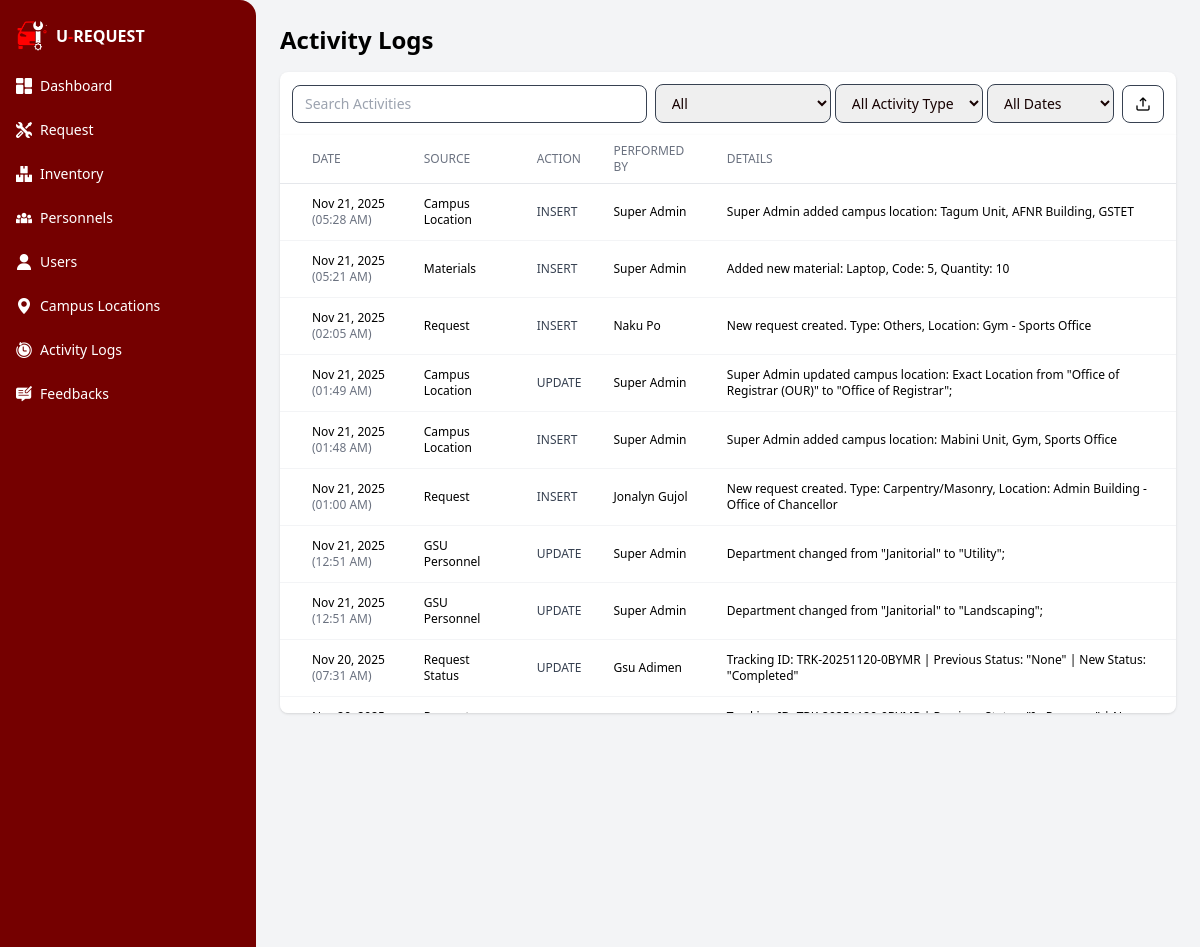
The app's page /app/modules/gsu_admin/views/logs.php (signed in, upper part), older data.
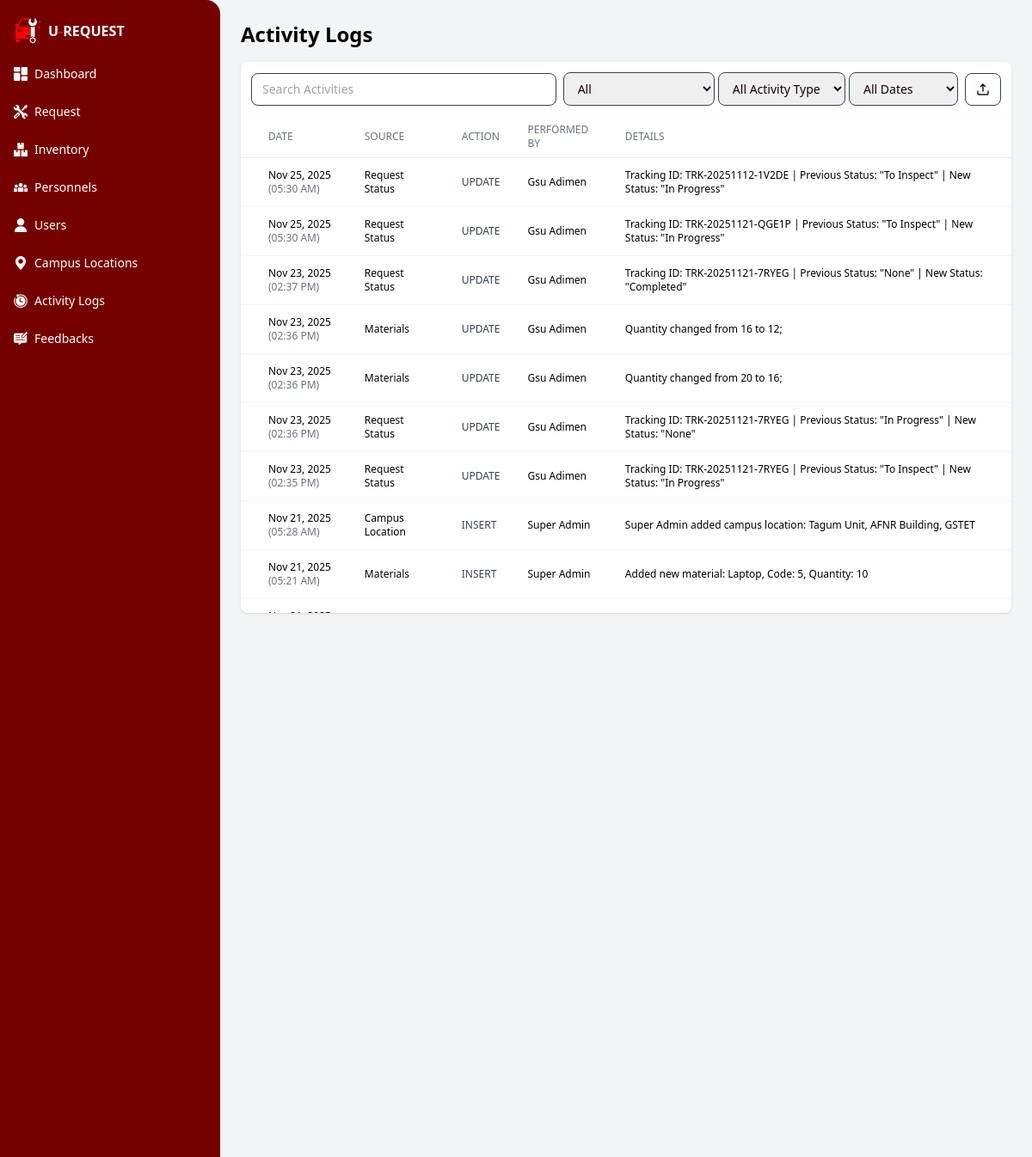
The same page, newer data.
### tables this page shows
CREATE TABLE `activity_logs` (
  `logs_id` int(10) unsigned NOT NULL AUTO_INCREMENT,
  `source` varchar(150) NOT NULL,
  `name` varchar(150) NOT NULL,
  `action` enum('INSERT','UPDATE','DELETE') NOT NULL,
  `description` text DEFAULT NULL,
  `changed_at` timestamp NOT NULL DEFAULT current_timestamp(),
  PRIMARY KEY (`logs_id`)
);

### app/core/BaseModel.php (called while the page is built, shortened)
<?php
class BaseModel {
    protected $host = 'localhost';
    protected $user = 'root';
    protected $pass = '';
    protected $name = 'u_request';
    private function connect() {
        $this->db = @new mysqli($this->host, $this->user, $this->pass, $this->name);
    }
}

### app/models/ActivityLogsModel.php (called while the page is built, shortened)
<?php
require_once __DIR__ . '/../core/BaseModel.php';
class ActivityLogsModel extends BaseModel {
   public function getLogs($sourceFilter = 'all', $actionFilter = 'all', $dateFilter = 'all', $limit = 100)
{
    $role = 'gsu';
    $accessLevelId = 0;
    if (isset($_SESSION['staff_id'])) {
        $staffId = $_SESSION['staff_id'];
        $stmt = $this->db->prepare("
            SELECT a.accessLevel_id, LOWER(aal.accessLevel_desc) AS role
            FROM administrator AS a
            JOIN admin_access_level AS aal ON a.accessLevel_id = aal.accessLevel_id
            WHERE a.staff_id = ?
        ");
        $stmt->bind_param("s", $staffId);
        $stmt->execute();
        $result = $stmt->get_result();
    }
    switch ($accessLevelId) {
        default: $role = 'gsu';
    }
    $accessRules = [
        'super' => [
            'gsu personnel', 'materials', 'request', 'request status',
            'assigned personnel', 'administrator', 'campus location',
            'driver', 'vehicle', 'vehicle request', 'vehicle request assignment', 'requester'
        ],
        'gsu' => [
            'gsu personnel', 'materials', 'request', 'request status',
            'assigned personnel', 'campus location'
        ],
        'motorpool' => [
            'driver', 'vehicle', 'vehicle request', 'vehicle request assignment'
        ]
    ];
    $allowedSources = $accessRules[$role] ?? [];
    $query = "
        SELECT
            changed_at AS timestamp,
            source,
            action AS action_type,
            name AS affected_item,
            description AS details
        FROM activity_logs
    ";
    $conditions = [];
    if (!empty($allowedSources)) {
        $escaped = array_map([$this->db, 'real_escape_string'], $allowedSources);
        $conditions[] = "source IN ('" . implode("','", $escaped) . "')";
    }
    $dateCondition = $this->buildDateCondition($dateFilter, 'changed_at');
    if (!empty($conditions)) {
        $query .= " WHERE " . implode(" AND ", $conditions);
    }
    $query .= " ORDER BY timestamp DESC LIMIT $limit";
    $result = $this->db->query($query);
    return $result ? $result->fetch_all(MYSQLI_ASSOC) : [];
}
    private function buildDateCondition($dateFilter, $column = 'changed_at') {
        switch ($dateFilter) {
            default: return "";
        }
    }
}

### app/controllers/ActivityLogsController.php (the view, shortened to what this page needs)
<?php
require_once __DIR__ . '/../models/ActivityLogsModel.php';
class ActivityLogsController {
    private $model;
    public function __construct() {
        $this->model = new ActivityLogsModel();
    }
    public function renderLogs($tableFilter = 'all', $actionFilter = 'all', $dateFilter = 'all') {
        $logs = $this->model->getLogs($tableFilter, $actionFilter, $dateFilter, 100);
        $html = "";
        foreach ($logs as $row) {
            $actionClass = "text-gray-700";
            $logData = htmlspecialchars(json_encode($row), ENT_QUOTES, 'UTF-8');
            $html .= '
            <tr
                data-log="' . $logData . '"
                @click="selected = JSON.parse($el.dataset.log); showDetails = true"
                class="hover:bg-gray-100 cursor-pointer text-left border-b border-gray-100 transition-colors duration-150 ease-in-out"
            >
                <td class="pl-8 py-3">
                ' . date('M d, Y', strtotime($row['timestamp'])) . '
                <span class="text-xs text-gray-500">(' . date('h:i A', strtotime($row['timestamp'])) . ')</span>
                </td>
                <td class="px-4 py-3">' . htmlspecialchars($row['source']) . '</td>
                <td class="px-4 py-3 ' . $actionClass . '">' . htmlspecialchars($row['action_type']) . '</td>
                <td class="px-4 py-3">' . htmlspecialchars($row['affected_item']) . '</td>
                <td class="px-4 py-3">' . htmlspecialchars($row['details']) . '</td>
            </tr>';
        }
        return $html;
    }
}

Row changes from the older to the newer data that the page shows:
no longer on this page (row unchanged): activity_logs: changed_at "Nov 21, 2025", changed_at "02:05 AM", source "Request", action "INSERT", name "Naku Po", description "New request created. Type: Others, Location: Gym - Sports Office"
no longer on this page (row unchanged): activity_logs: changed_at "Nov 21, 2025", changed_at "01:49 AM", source "Campus Location", action "UPDATE", name "Super Admin", description "Super Admin updated campus location: Exact Location from \"Office of Registrar (OUR)\" to \"Office of Registrar\";"
no longer on this page (row unchanged): activity_logs: changed_at "Nov 21, 2025", changed_at "01:48 AM", source "Campus Location", action "INSERT", name "Super Admin", description "Super Admin added campus location: Mabini Unit, Gym, Sports Office"
no longer on this page (row unchanged): activity_logs: changed_at "Nov 21, 2025", changed_at "01:00 AM", source "Request", action "INSERT", name "Jonalyn Gujol", description "New request created. Type: Carpentry/Masonry, Location: Admin Building - Office of Chancellor"
no longer on this page (row unchanged): activity_logs: changed_at "Nov 21, 2025", changed_at "12:51 AM", source "GSU Personnel", action "UPDATE", name "Super Admin", description "Department changed from \"Janitorial\" to \"Utility\";"
no longer on this page (row unchanged): activity_logs: changed_at "Nov 21, 2025", changed_at "12:51 AM", source "GSU Personnel", action "UPDATE", name "Super Admin", description "Department changed from \"Janitorial\" to \"Landscaping\";"
no longer on this page (row unchanged): activity_logs: changed_at "Nov 20, 2025", changed_at "07:31 AM", source "Request Status", action "UPDATE", name "Gsu Adimen", description "Tracking ID: TRK-20251120-0BYMR | Previous Status: \"None\" | New Status: \"Completed\""
added activity_logs: changed_at "Nov 25, 2025", changed_at "05:30 AM", source "Request Status", action "UPDATE", name "Gsu Adimen", description "Tracking ID: TRK-20251112-1V2DE | Previous Status: \"To Inspect\" | New Status: \"In Progress\""
added activity_logs: changed_at "Nov 25, 2025", changed_at "05:30 AM", source "Request Status", action "UPDATE", name "Gsu Adimen", description "Tracking ID: TRK-20251121-QGE1P | Previous Status: \"To Inspect\" | New Status: \"In Progress\""
added activity_logs: changed_at "Nov 23, 2025", changed_at "02:37 PM", source "Request Status", action "UPDATE", name "Gsu Adimen", description "Tracking ID: TRK-20251121-7RYEG | Previous Status: \"None\" | New Status: \"Completed\""
added activity_logs: changed_at "Nov 23, 2025", changed_at "02:36 PM", source "Materials", action "UPDATE", name "Gsu Adimen", description "Quantity changed from 16 to 12;"
added activity_logs: changed_at "Nov 23, 2025", changed_at "02:36 PM", source "Materials", action "UPDATE", name "Gsu Adimen", description "Quantity changed from 20 to 16;"
added activity_logs: changed_at "Nov 23, 2025", changed_at "02:36 PM", source "Request Status", action "UPDATE", name "Gsu Adimen", description "Tracking ID: TRK-20251121-7RYEG | Previous Status: \"In Progress\" | New Status: \"None\""
added activity_logs: changed_at "Nov 23, 2025", changed_at "02:35 PM", source "Request Status", action "UPDATE", name "Gsu Adimen", description "Tracking ID: TRK-20251121-7RYEG | Previous Status: \"To Inspect\" | New Status: \"In Progress\""
